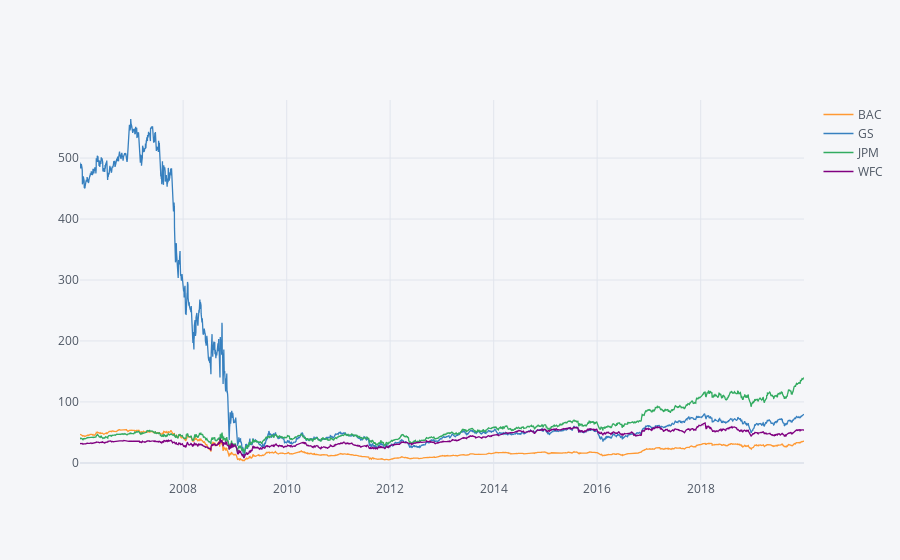

Notebook code cell kept with this figure:
### Code cell
bank_stocks.xs(key="Close", axis=1, level='Stock Info').iplot()

### Figure 1 — Plotly figure (JSON) as saved in the notebook; plotly's stock layout.template omitted (floating-point values rounded to 4 significant figures; data arrays with more than 128 entries replaced by an {"elided": "..."} marker saying what was removed)
{"data": [{"line": {"color": "rgba(255, 153, 51, 1.0)", "dash": "solid", "shape": "linear", "width": 1.3}, "mode": "lines", "name": "BAC", "text": "", "type": "scatter", "x": {"elided": "3523 str values"}, "y": {"elided": "3523 float values"}}, {"line": {"color": "rgba(55, 128, 191, 1.0)", "dash": "solid", "shape": "linear", "width": 1.3}, "mode": "lines", "name": "GS", "text": "", "type": "scatter", "x": {"elided": "3523 str values"}, "y": {"elided": "3523 float values"}}, {"line": {"color": "rgba(50, 171, 96, 1.0)", "dash": "solid", "shape": "linear", "width": 1.3}, "mode": "lines", "name": "JPM", "text": "", "type": "scatter", "x": {"elided": "3523 str values"}, "y": {"elided": "3523 float values"}}, {"line": {"color": "rgba(128, 0, 128, 1.0)", "dash": "solid", "shape": "linear", "width": 1.3}, "mode": "lines", "name": "WFC", "text": "", "type": "scatter", "x": {"elided": "3523 str values"}, "y": {"elided": "3523 float values"}}], "layout": {"legend": {"bgcolor": "#F5F6F9", "font": {"color": "#4D5663"}}, "paper_bgcolor": "#F5F6F9", "plot_bgcolor": "#F5F6F9", "title": {"font": {"color": "#4D5663"}}, "xaxis": {"gridcolor": "#E1E5ED", "showgrid": true, "tickfont": {"color": "#4D5663"}, "title": {"font": {"color": "#4D5663"}, "text": ""}, "zerolinecolor": "#E1E5ED"}, "yaxis": {"gridcolor": "#E1E5ED", "showgrid": true, "tickfont": {"color": "#4D5663"}, "title": {"font": {"color": "#4D5663"}, "text": ""}, "zerolinecolor": "#E1E5ED"}}}
